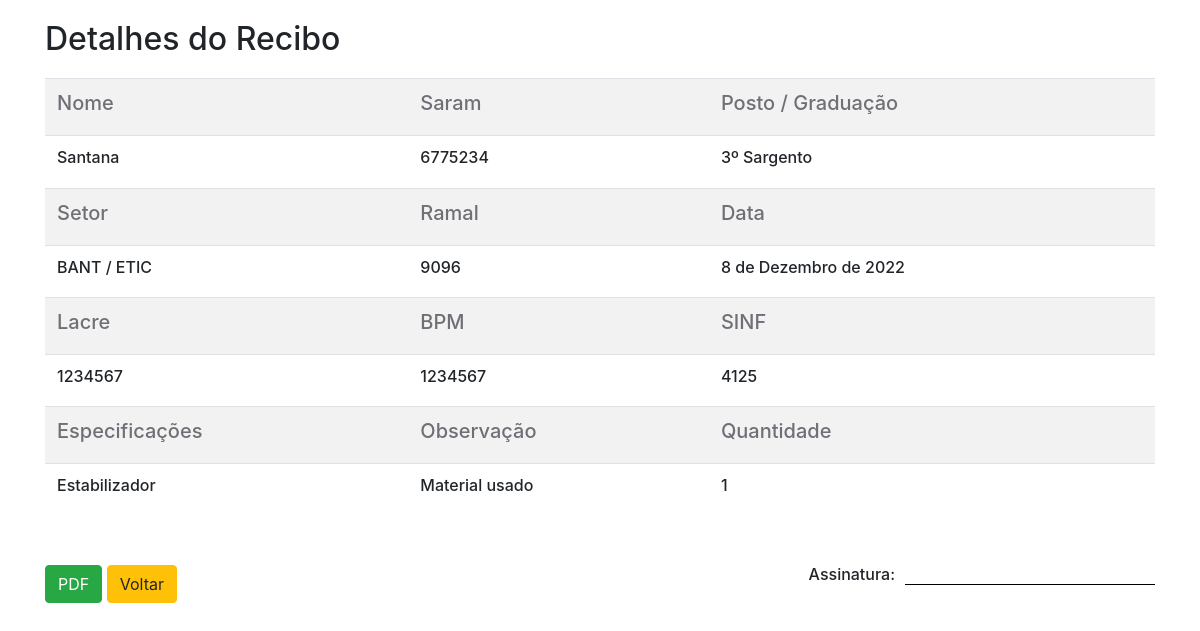
Page /11/detail/ on the committed database.
### recibo_e_cautela/models.py (models this page shows, shortened)
class Base(models.Model):
    criados = models.DateField('Criação', auto_now_add=True)
    modificado = models.DateField('Atualização', auto_now=True)
    ativo = models.BooleanField('Ativo?', default=True)
    class Meta:
        abstract = True

class Recibo(Base):
    nome = models.CharField('Nome', max_length=100)
    saram = models.CharField('Saram', max_length=7)
    graduacao = models.CharField('Posto / Graduação', max_length=100)
    setor = models.CharField('Setor / Seção', max_length=100)
    ramal = models.CharField('Ramal', max_length=4)
    data = models.DateField('Data', default=timezone.now) # Troca do datatime por timezone
    especificacoes = models.CharField('Especifiações', max_length=200)
    observacao = models.CharField('Observação', max_length=500)
    sinf = models.CharField('SINF', max_length=4)
    lacre = models.CharField('Lacre', max_length=7)
    bmp = models.CharField('BMP', max_length=10)
    quantidade = models.IntegerField('Quantidade') # Retirada do max_lenght 100

### recibo_e_cautela/views.py (the view)
# urls.py: path('<int:pk>/detail/', DetailReciboView.as_view(), name='detail_recibo')
class DetailReciboView(DetailView):
    models = Recibo
    template_name = 'recibo_detail.html'
    queryset = Recibo.objects
    context_object_name = 'recibo'

### recibo_e_cautela/templates/recibo_detail.html
{% extends 'base.html' %}
{% block content %}
  <div class="content">
    <div class="block-pdf">
      <h2 class="title-detail">Detalhes do Recibo</h2>
      <table class="table table-detail table-striped">
        <tr>
          <th scope="col"><h5>Nome</h5></th>
          <th scope="col"><h5>Saram</h5></th>
          <th scope="col"><h5>Posto / Graduação</h5></th>
        </tr>
        <tr>
          <td scope="row"><h6>{{ recibo.nome }}</h6></td>
          <td scope="row"><h6>{{ recibo.saram }}</h6></td>
          <td scope="row"><h6>{{ recibo.graduacao }}</h6></td>
        </tr>
        <tr>
          <th scope="col"><h5>Setor</h5></th>
          <th scope="col"><h5>Ramal</h5></th>
          <th scope="col"><h5>Data</h5></th>
        </tr>
        <tr>
          <td scope="row"><h6>{{ recibo.setor }}</h6></td>
          <td scope="row"><h6>{{ recibo.ramal }}</h6></td>
          <td scope="row"><h6>{{ recibo.data }}</h6></td>
        </tr>
        <tr>
          <th scope="col"><h5>Lacre</h5></th>
          <th scope="col"><h5>BPM</h5></th>
          <th scope="col"><h5>SINF</h5></th>
        </tr>
        <tr>
          <td scope="row"><h6>{{ recibo.lacre }}</h6></td>
          <td scope="row"><h6>{{ recibo.bmp }}</h6></td>
          <td scope="row"><h6>{{ recibo.sinf }}</h6></td>
        </tr>
        <tr>
          <th scope="col"><h5>Especificações</h5></th>
          <th scope="col"><h5>Observação</h5></th>
          <th scope="col"><h5>Quantidade</h5></th>
        </tr>
        <tr>
          <td scope="row"><h6>{{ recibo.especificacoes }}</h6></td>
          <td scope="row"><h6>{{ recibo.observacao }}</h6></td>
          <td scope="row"><h6>{{ recibo.quantidade }}</h6></td>
        </tr>
      </table>
      <div class="block-assinatura">
        <div class="assinatura">
          <h6>Assinatura:</h6>
        </div>
        <div class="line">
          <hr>
        </div>
      </div>
    </div>
    <button onclick="gerarPDF()" type="button" class="btn btn-success">PDF</button>
    <a href="{% url 'recibos' %}" class="btn btn-warning">Voltar</a>
  </div>
{% endblock %}

### recibo_e_cautela/static/css/style.css (style rules this page uses)
.content { margin: 20px auto 40px!important; }
.title-detail { margin-bottom: 50px; }
h2 { margin-bottom: 20px!important; }
h5 { color: #6e7076; }
.assinatura { float:left; margin-left: 15px; margin-right: 10px; }
.line { float:left; width:250px; }
.line hr { margin-top: 1.2rem; border-top: 1px solid #000; }
.table-detail { margin-bottom: 50px!important; }
.block-assinatura { float:right; }

### rows in the picture
Recibo: nome "Santana", saram "6775234", graduacao "3º Sargento", setor "BANT / ETIC", ramal "9096", data "8 de Dezembro de 2022", lacre "1234567", bmp "1234567", sinf "4125", especificacoes "Estabilizador", observacao "Material usado", quantidade "1"
